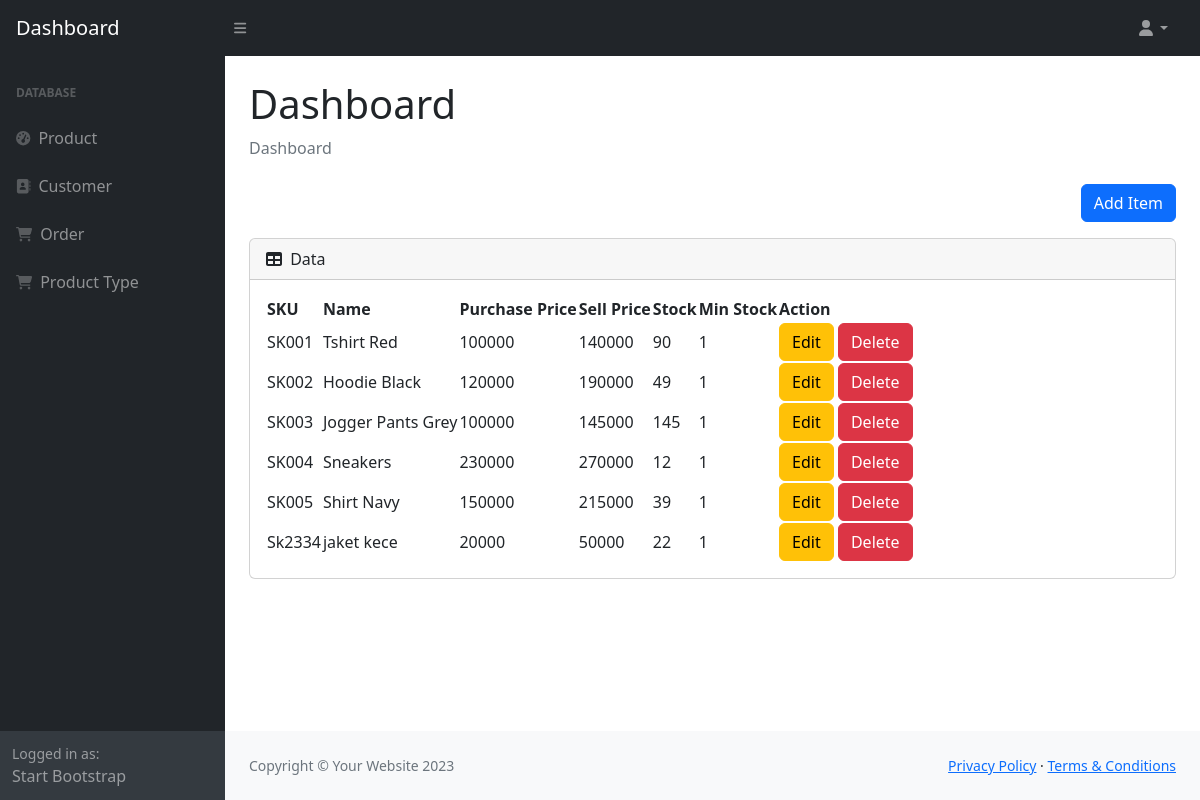
The app's page /dashboard/pages/product/product.php with its own data.
### tables this page shows
CREATE TABLE `product` (
  `id` int(11) NOT NULL,
  `sku` varchar(45) DEFAULT NULL,
  `name` varchar(45) DEFAULT NULL,
  `purchase_price` int(11) DEFAULT NULL,
  `sell_price` int(11) DEFAULT NULL,
  `stock` int(11) DEFAULT 0,
  `min_stock` int(11) DEFAULT 0,
  `product_type_id` int(11) NOT NULL,
  `restock_id` int(11) NOT NULL
);

### feat/functions.php (called while the page is built, shortened)
<?php
$conn = mysqli_connect("localhost", "root", "", "dbclothing");
function query($query)
{
    global $conn;
    $result = mysqli_query($conn, $query);
    $rows = [];
    while ($row = mysqli_fetch_assoc($result)) {
        $rows[] = $row;
    }
    return $rows;
};

### dashboard/pages/product/product.php (the view)
<?php
require_once "../../templates/header.php";
$product = query("SELECT * FROM product");
?>
<div class="d-flex justify-content-end mb-3">
    <a href="add_product.php" class="btn btn-primary">Add Item</a>
</div>
<div class="card mb-4">
    <div class="card-header">
        <i class="fas fa-table me-1"></i>
        Data <?= $title; ?>
    </div>
    <div class="card-body">
        <table id="datatablesSimple">
            <thead>
                <tr>
                    <th>SKU</th>
                    <th>Name</th>
                    <th>Purchase Price</th>
                    <th>Sell Price</th>
                    <th>Stock</th>
                    <th>Min Stock</th>
                    <th>Action</th>
                </tr>
            </thead>
            <tbody>
                <?php foreach ($product as $p) : ?>
                    <tr>
                        <td><?= $p["sku"]; ?></td>
                        <td><?= $p["name"]; ?></td>
                        <td><?= $p["purchase_price"]; ?></td>
                        <td><?= $p["sell_price"]; ?></td>
                        <td><?= $p["stock"]; ?></td>
                        <td><?= $p["min_stock"]; ?></td>
                        <td>
                            <a href="edit_product.php?id=<?= $p['id']; ?>" class="btn btn-warning">Edit</a>
                            <a href="delete_product.php?id=<?= $p['id']; ?>" class="btn btn-danger" onclick="return confirm('Yakin?')">Delete</a>
                        </td>
                    </tr>
                <?php endforeach; ?>
            </tbody>
        </table>
    </div>
</div>
</div>
</main>
<?php require_once "../../templates/footer.php" ?>

### records on screen
product: sku "SK001", name "Tshirt Red", purchase_price "100000", sell_price "140000", stock "90", min_stock "1"
product: sku "SK002", name "Hoodie Black", purchase_price "120000", sell_price "190000", stock "49", min_stock "1"
product: sku "SK003", name "Jogger Pants Grey", purchase_price "100000", sell_price "145000", stock "145", min_stock "1"
product: sku "SK004", name "Sneakers", purchase_price "230000", sell_price "270000", stock "12", min_stock "1"
product: sku "SK005", name "Shirt Navy", purchase_price "150000", sell_price "215000", stock "39", min_stock "1"
product: sku "Sk2334", name "jaket kece", purchase_price "20000", sell_price "50000", stock "22", min_stock "1"
